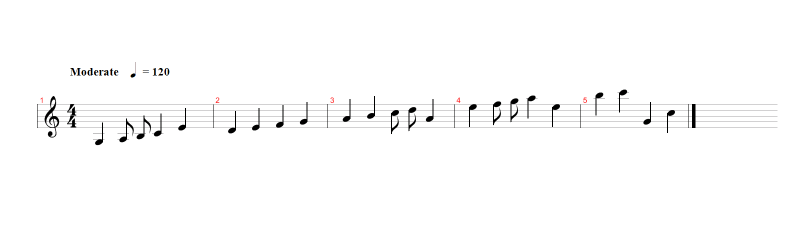
#> input picture ProjekatSoft/images/sheet4.png, 1624 x 488 px (shown at 1/2 size)
$ python note_head_extraction.py   (Python 2 division)   (older library calls are emulated)
#> lines starting #> are read from the running program, lines starting #| are printed output that depends on the picture; after the words box and inside, x2 and y2 are one past the last pixel; in counts of white or black regions, pixels touching at a corner belong together
### ProjekatSoft/imageProcessingFunctions.py
import cv2
import numpy as np
import matplotlib.pyplot as plt
import collections
import note_head_position as nhp


def resize_region(region):
    return cv2.resize(region, (28, 28), interpolation=cv2.INTER_NEAREST)


def invert(image):
    return 255-image


# [50 lines left out: functions select_roi, display_progress, not called in this run]


def load_image(path):
#> called with path = 'images/sheet4.png'
    return cv2.cvtColor(cv2.imread(path), cv2.COLOR_BGR2RGB)


def image_gray(image):
    return cv2.cvtColor(image, cv2.COLOR_RGB2GRAY)
#> returned value: shape (488, 1624)


def image_bin(image_gs):
    ret,image_bin = cv2.threshold(image_gs, 127, 255, cv2.THRESH_BINARY)
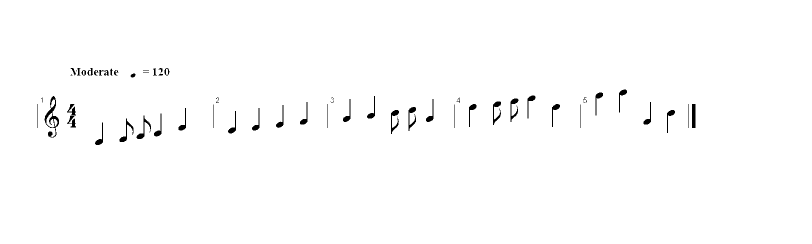
#> image_bin: shape (488, 1624) (shown at 1/2 size); 99% white; 60 black regions (10 under 20 px), largest, box (x1, y1, x2, y2) and area: (89, 192, 118, 275) 689, (1384, 208, 1391, 256) 336, (782, 220, 798, 268) 310
    # ret,image_bin = cv2.threshold(image_gs, 110, 255, cv2.THRESH_BINARY)
    return image_bin


def invert(image):
    return 255-image
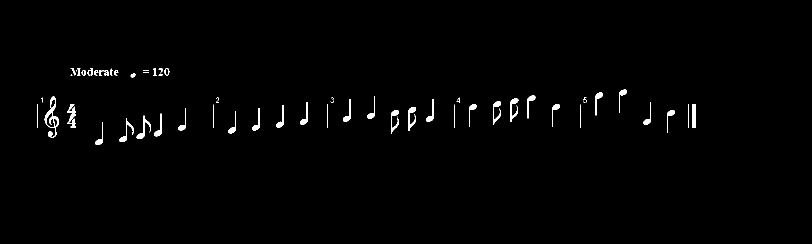
#> returned value: shape (488, 1624) (shown at 1/2 size); 0.99% white; 60 white regions (10 under 20 px), largest, box (x1, y1, x2, y2) and area: (89, 192, 118, 275) 689, (1384, 208, 1391, 256) 336, (782, 220, 798, 268) 310


# [5 lines left out: function display_image, not called in this run]


def dilate(image):
    kernel = np.ones((3,3)) # strukturni element 3x3 blok
    return cv2.dilate(image, kernel, iterations=1)


def erode(image):
    kernel = np.ones((3,3)) # strukturni element 3x3 blok
    return cv2.erode(image, kernel, iterations=1)

# [9 lines left out: function show_image, not called in this run]

### ProjekatSoft/note_head_extraction.py
import imageProcessingFunctions as img_fun
import cv2
import numpy as np
import collections

image = img_fun.load_image('images/sheet4.png')
image_gray = img_fun.image_gray(image)
image_bin = img_fun.image_bin(image_gray)
image_bin = img_fun.invert(image_bin)


verticalSize = 3;
verticalStructure = cv2.getStructuringElement(cv2.MORPH_RECT, (verticalSize,1));

image_bin = cv2.erode(image_bin, verticalStructure, iterations=1)
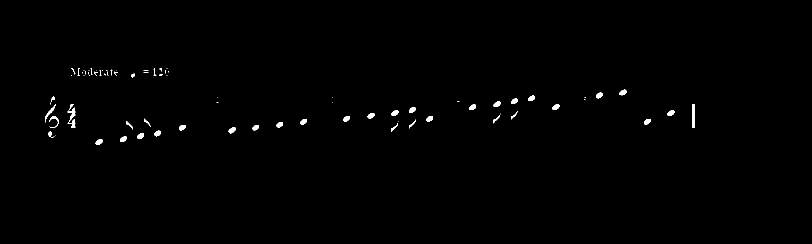
#> image_bin: shape (488, 1624) (shown at 1/2 size); 0.52% white; 82 white regions (40 under 20 px), largest, box (x1, y1, x2, y2) and area: (1385, 208, 1390, 256) 240, (90, 208, 111, 245) 147, (99, 232, 117, 256) 122

kernel = np.ones((3,3)) # strukturni element 3x3 blok

image_bin = img_fun.dilate(image_bin)
#> in dilate, `return cv2.dilate(image, kernel, iterations=1)`:
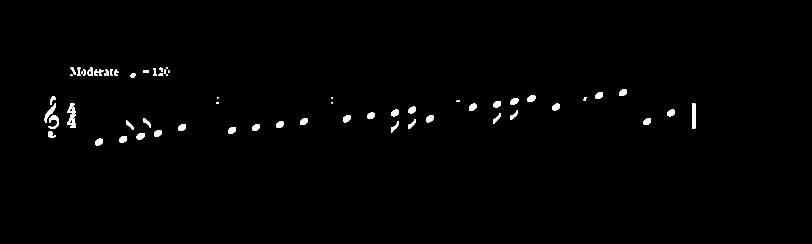
#> returned value: shape (488, 1624) (shown at 1/2 size); 0.93% white; 62 white regions (11 under 20 px), largest, box (x1, y1, x2, y2) and area: (134, 207, 152, 256) 515, (1384, 207, 1391, 257) 350, (89, 207, 112, 246) 267
image_bin = img_fun.dilate(image_bin)
#> in dilate (call 2), `return cv2.dilate(image, kernel, iterations=1)`:
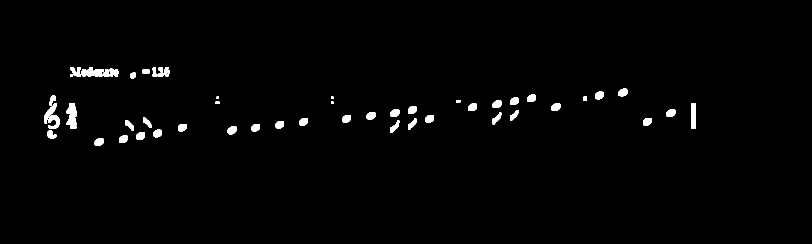
#> returned value: shape (488, 1624) (shown at 1/2 size); 1.4% white; 51 white regions, largest, box (x1, y1, x2, y2) and area: (88, 206, 119, 258) 806, (133, 206, 153, 257) 743, (1383, 206, 1392, 258) 468
image_bin = cv2.dilate(image_bin, kernel, iterations=1)
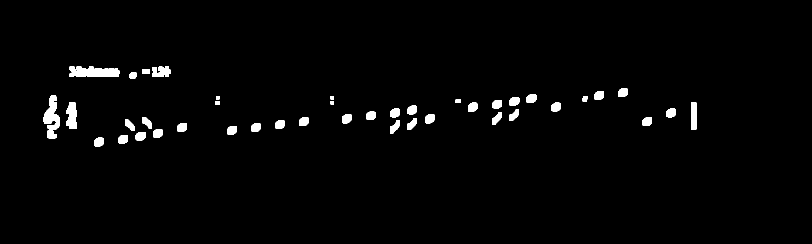
#> image_bin: shape (488, 1624) (shown at 1/2 size); 1.9% white; 43 white regions


cv2.imshow('binary', image_bin)
cv2.waitKey(0)


def select_note_heads(image_orig, image_bin):

    img, contours, hierarchy = cv2.findContours(image_bin.copy(), cv2.RETR_EXTERNAL, cv2.CHAIN_APPROX_SIMPLE)
#> contours = 43 contours; largest, box (x1, y1, x2, y2) and area: (139, 133, 239, 154) 1562, (87, 190, 120, 259) 1192, (132, 205, 154, 258) 846, (304, 133, 341, 154) 567, (1382, 205, 1393, 259) 530

    regions_dict = {}
    for contour in contours:
        x,y,w,h = cv2.boundingRect(contour)

        #if w>10 and w<20:
        if w>16 and w < 23 and h<19:
            print str(w) + ',' + str(h)
            region = image_bin[y:y+h+1,x:x+w+1];
            regions_dict[x] = [img_fun.resize_region(region), (x,y,w,h)]
            cv2.rectangle(image_orig,(x,y),(x+w,y+h),(0,255,0),2)
#> this loop made 43 passes
#> (x, y, w, h) on passes 1 to 12: (188, 275, 20, 18), (237, 270, 19, 17), (271, 264, 20, 17), (94, 260, 20, 18), (306, 258, 19, 18), (454, 252, 20, 18), (502, 247, 19, 17), (355, 247, 19, 17), (550, 241, 19, 17), (780, 240, 20, 27), (250, 239, 19, 23), (815, 236, 19, 24)
#> (contour, x, y, w, h) on passes 24, 28, 29, 31, 34, 35: ([[1382, 205], [1382, 258], [1392, 258], [1392, 205]], 1382, 205, 11, 54), ([[661, 202], [661, 208], [667, 208], [667, 202]], 661, 202, 7, 7), ([[430, 202], [430, 208], [439, 208], [439, 202]], 430, 202, 10, 7), ([[911, 199], [911, 205], [921, 205], [921, 199]], 911, 199, 11, 7), ([[661, 192], [661, 198], [667, 198], [667, 192]], 661, 192, 7, 7), ([[432, 192], [432, 198], [438, 198], [438, 192]], 432, 192, 7, 7)
#| 20,18
#| 19,17
#| 20,17
#| 20,18
#| 19,18
#| 20,18
#| 19,17
#| 19,17
#> (further printed lines are left out)
#> after the loop, regions_dict = 24 items

    sorted_regions_dict = collections.OrderedDict(sorted(regions_dict.items()))
#> sorted_regions_dict = 24 items
    sorted_regions = np.array(sorted_regions_dict.values())


    region_positions = []

    for x, y, w, h in sorted_regions[0:, 1]:
        region_positions.append((x,y))
#> this loop made 0 passes
#> after the loop, region_positions = []
    return image_orig, sorted_regions[:, 0], region_positions

#> (the run stopped early here; a loop or call above may not have finished)

$ run again, with ProjekatSoft/images/sheet0.png copied over ProjekatSoft/images/sheet4.png
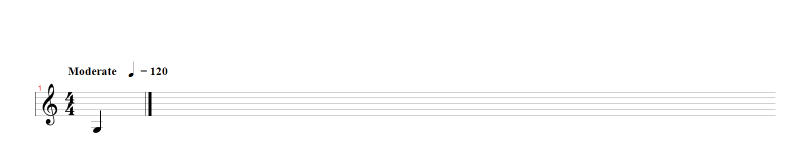
#> input picture ProjekatSoft/images/sheet0.png, 1603 x 327 px (shown at 1/2 size)
#> in image_bin, `ret,image_bin = cv2.threshold(image_gs, 127, 255, cv2.THRESH_BINARY)`:
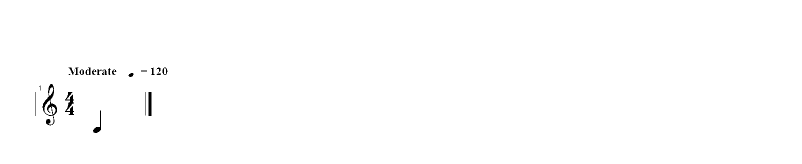
#> image_bin: shape (327, 1603) (shown at 1/2 size); 99.5% white; 26 black regions (6 under 20 px), largest, box (x1, y1, x2, y2) and area: (85, 168, 114, 251) 693, (130, 184, 148, 230) 395, (297, 184, 303, 232) 288
#> `image_bin = cv2.dilate(image_bin, kernel, iterations=1)`:
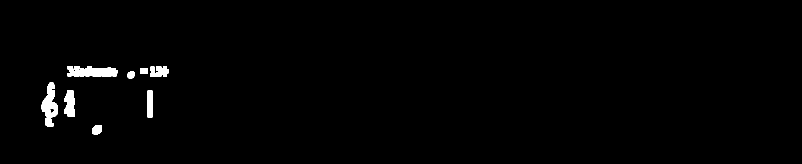
#> image_bin: shape (327, 1603) (shown at 1/2 size); 1.2% white; 8 white regions
#> contours = 8 contours; box (x1, y1, x2, y2) and area: (135, 132, 235, 153) 1562, (83, 165, 116, 254) 1544, (128, 181, 150, 233) 836, (300, 132, 337, 153) 567, (295, 181, 305, 235) 477, (184, 251, 204, 269) 280, (255, 143, 269, 157) 152, (280, 137, 296, 147) 135
#> the loop in select_note_heads, `for contour in contours:` made 8 passes
#> (x, y, w, h) on passes 1, 3, 4, 5, 7, 8: (184, 251, 20, 18), (128, 181, 22, 52), (83, 165, 33, 89), (255, 143, 14, 14), (300, 132, 37, 21), (135, 132, 100, 21)
#> (printed output is left out)
#> after the loop in select_note_heads, `for contour in contours:`: regions_dict = 1 item
#> after the loop in select_note_heads, `for x, y, w, h in sorted_regions[0:, 1]:`: region_positions = []

$ run again, with ProjekatSoft/images/sheet1.png copied over ProjekatSoft/images/sheet4.png
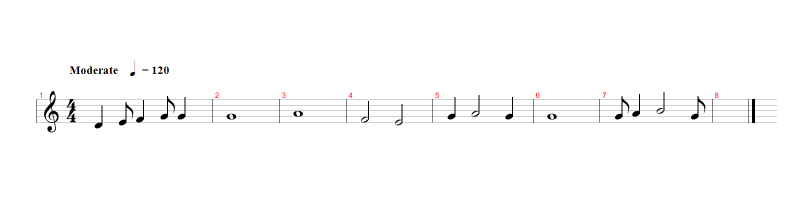
#> input picture ProjekatSoft/images/sheet1.png, 1623 x 403 px (shown at 1/2 size)
#> in image_bin, `ret,image_bin = cv2.threshold(image_gs, 127, 255, cv2.THRESH_BINARY)`:
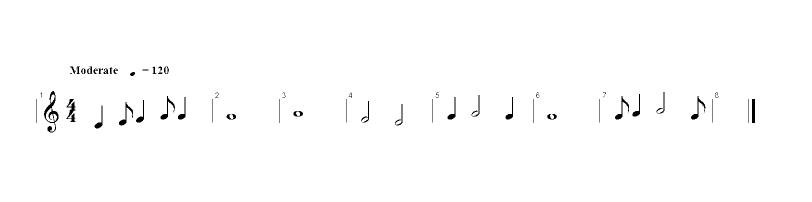
#> image_bin: shape (403, 1623) (shown at 1/2 size); 99.1% white; 61 black regions (15 under 20 px), largest, box (x1, y1, x2, y2) and area: (88, 182, 117, 265) 699, (133, 198, 151, 244) 385, (238, 204, 266, 251) 302
#> `image_bin = cv2.dilate(image_bin, kernel, iterations=1)`:
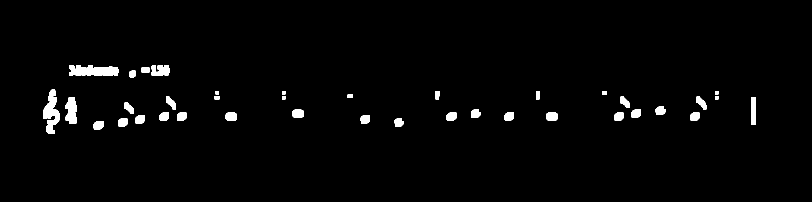
#> image_bin: shape (403, 1623) (shown at 1/2 size); 1.9% white; 38 white regions
#> contours = 38 contours; largest, box (x1, y1, x2, y2) and area: (138, 130, 238, 151) 1562, (86, 179, 119, 268) 1440, (131, 195, 153, 247) 834, (303, 130, 340, 151) 567, (1502, 195, 1512, 249) 477
#> the loop in select_note_heads, `for contour in contours:` made 38 passes
#> (x, y, w, h) on passes 1 to 8: (187, 242, 20, 18), (789, 236, 18, 18), (236, 236, 19, 18), (721, 230, 19, 18), (270, 230, 20, 18), (1380, 225, 19, 17), (1228, 225, 19, 17), (1092, 225, 24, 17)
#> (printed output is left out)
#> after the loop in select_note_heads, `for contour in contours:`: regions_dict = 14 items
#> after the loop in select_note_heads, `for x, y, w, h in sorted_regions[0:, 1]:`: region_positions = []

$ run again, with ProjekatSoft/images/sheet2.png copied over ProjekatSoft/images/sheet4.png
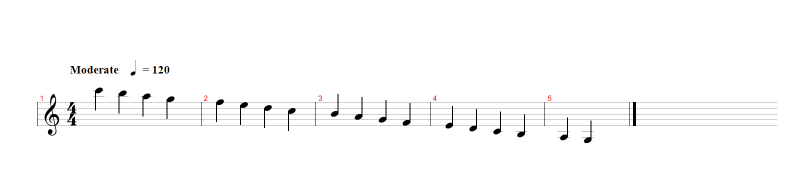
#> input picture ProjekatSoft/images/sheet2.png, 1618 x 345 px (shown at 1/2 size)
#> in image_bin, `ret,image_bin = cv2.threshold(image_gs, 127, 255, cv2.THRESH_BINARY)`:
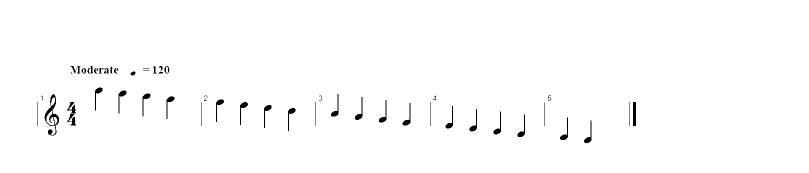
#> image_bin: shape (345, 1618) (shown at 1/2 size); 98.9% white; 54 black regions (10 under 20 px), largest, box (x1, y1, x2, y2) and area: (89, 188, 118, 271) 689, (1266, 204, 1272, 252) 288, (237, 181, 253, 227) 211
#> `image_bin = cv2.dilate(image_bin, kernel, iterations=1)`:
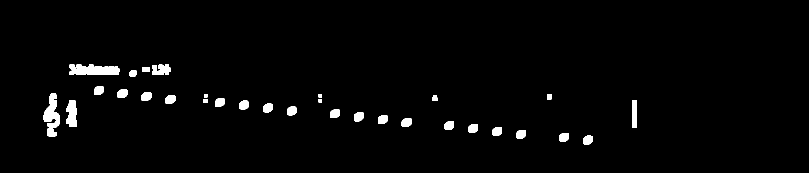
#> image_bin: shape (345, 1618) (shown at 1/2 size); 2.1% white; 32 white regions
#> contours = 32 contours; largest, box (x1, y1, x2, y2) and area: (139, 129, 239, 150) 1562, (87, 186, 120, 255) 1192, (132, 201, 154, 254) 846, (304, 129, 341, 150) 567, (1264, 201, 1274, 255) 477
#> the loop in select_note_heads, `for contour in contours:` made 32 passes
#> (x, y, w, h) on passes 1 to 8: (1166, 271, 19, 18), (1118, 266, 20, 17), (1033, 260, 19, 17), (94, 256, 20, 18), (985, 254, 19, 18), (937, 248, 19, 18), (889, 243, 19, 17), (803, 237, 20, 17)
#> (printed output is left out)
#> after the loop in select_note_heads, `for contour in contours:`: regions_dict = 19 items
#> after the loop in select_note_heads, `for x, y, w, h in sorted_regions[0:, 1]:`: region_positions = []
